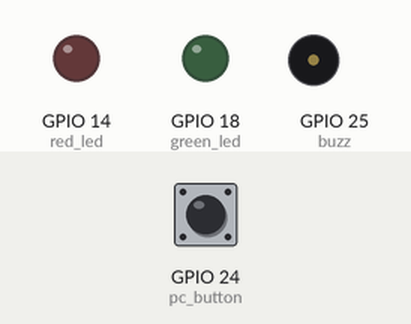
A program run on a simulated Raspberry Pi (BCM pin numbers). On the bench: output pins drawn as LEDs (lit = HIGH), buzzer (waves = sounding, pin HIGH). The inputs (shaded band) are chosen by the test bench; at power-on: GPIO 24 (pc_button) HIGH.

Above: at 1.2 s.
1.3 s: GPIO 24 (pc_button) pulled LOW for 0.15 s
At 1.37 s:
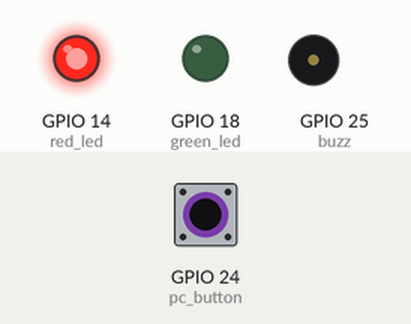
2.9 s: GPIO 24 (pc_button) pulled LOW for 3.2 s
At 7.5 s:
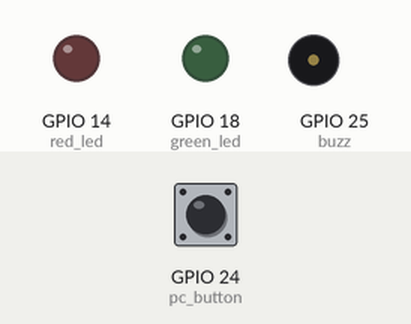
Timing chart, 0 to 9.0 s (numbered marks = the images above; inputs shaded):
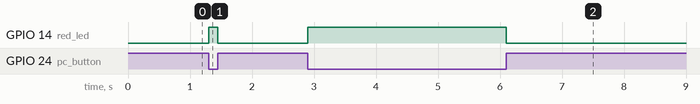

The program:

test.py
```python
from gpiozero import LED, Buzzer,Button
from time import sleep
from signal import pause

red_led=LED(14)
green_led=LED(18)
buzz = Buzzer(25)
pc_button = Button(24)

pc_button.when_pressed = red_led.on
pc_button.when_released = red_led.off


pause()
```

Measured:
- after the input at 1.3 s, GPIO 14 (red_led): LOW → HIGH at once, → LOW 0.15 s later
- after the input at 2.9 s, GPIO 14 (red_led): LOW → HIGH at once, → LOW 3.2 s later
